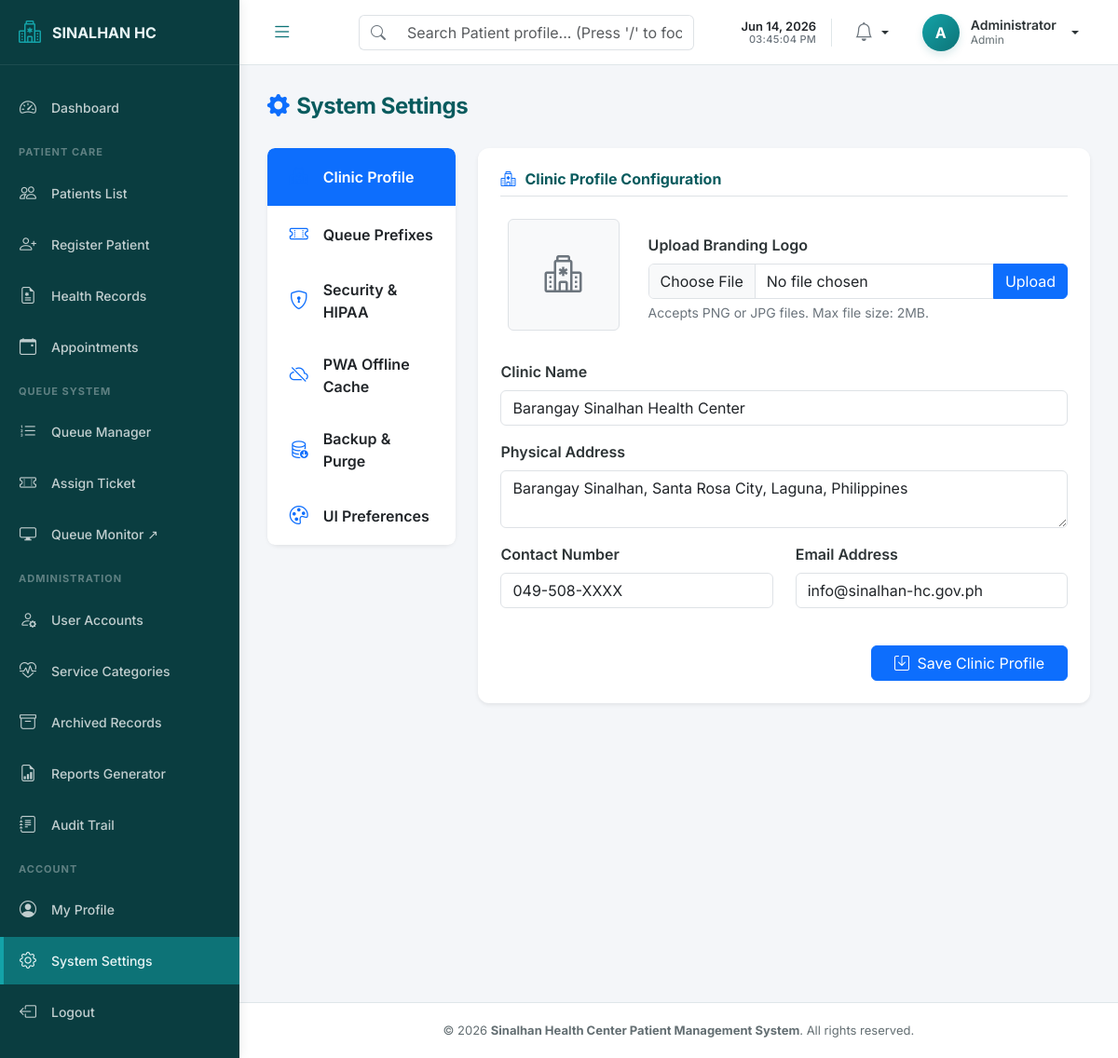
Screenshot of /admin/settings.php (signed in) with the database file from the repository.
### tables this page shows
CREATE TABLE IF NOT EXISTS system_settings (
    setting_key VARCHAR(100) NOT NULL PRIMARY KEY,
    setting_value TEXT DEFAULT NULL,
    updated_at TIMESTAMP NOT NULL DEFAULT CURRENT_TIMESTAMP ON UPDATE CURRENT_TIMESTAMP
);

### admin/settings.php (the view, shortened to what the rows shown need)
<?php
require_once __DIR__ . '/../includes/settings_helper.php';
require_once __DIR__ . '/../includes/header.php';
require_once __DIR__ . '/../includes/sidebar.php';
$role = $_SESSION['role'] ?? 'staff';
$isAdmin = ($role === 'admin');
$pdo = Database::getInstance()->getConnection();
$clinicContact = get_setting($pdo, 'clinic_contact', '049-508-XXXX');
$clinicEmail = get_setting($pdo, 'clinic_email', 'info@sinalhan-hc.gov.ph');
$clinicLogo = get_setting($pdo, 'clinic_logo', '');
?>
<div class="main-content">
    <div class="page-header">
        <h1 class="page-title">
            <i class="bi bi-gear-fill text-primary me-2"></i>System Settings
        </h1>
    </div>
    <?php require_once __DIR__ . '/../includes/alert.php'; ?>
    <div class="row">
        <div class="col-lg-9">
            <div class="tab-content" id="settingsTabContent">
                <?php if ($isAdmin): ?>
                    <div class="tab-pane fade show active" id="tab-clinic" role="tabpanel" aria-labelledby="clinic-tab">
                        <div class="card-custom border-0 shadow-sm p-4">
                            <h4 class="card-custom-title mb-4 border-bottom pb-2">
                                <i class="bi bi-hospital text-primary"></i> Clinic Profile Configuration
                            </h4>
                            <div class="row align-items-center mb-4">
                                <div class="col-md-3 text-center">
                                    <?php if (!empty($clinicLogo)): ?>
                                        <img src="<?= BASE_URL . $clinicLogo ?>" alt="Logo" class="img-fluid rounded mb-2 border p-2" style="max-height: 120px; object-fit: contain;">
                                    <?php else: ?>
                                        <div class="bg-light d-flex align-items-center justify-content-center border rounded mb-2 mx-auto" style="height: 120px; width: 120px;">
                                            <i class="bi bi-hospital fs-1 text-secondary"></i>
                                        </div>
                                    <?php endif; ?>
                                </div>
                                <div class="col-md-9">
                                    <form action="<?= BASE_URL ?>admin/settings_process.php" method="POST" enctype="multipart/form-data">
                                        <label class="form-label fw-semibold">Upload Branding Logo</label>
                                        <div class="input-group">
                                            <input type="file" class="form-control" name="clinic_logo" accept="image/png, image/jpeg, image/jpg" required>
                                            <button class="btn btn-primary" type="submit">Upload</button>
                                        </div>
                                        <small class="text-secondary d-block mt-1">Accepts PNG or JPG files. Max file size: 2MB.</small>
                                    </form>
                                </div>
                            </div>
                            <form action="<?= BASE_URL ?>admin/settings_process.php" method="POST">
                                <div class="mb-3">
                                    <label class="form-label fw-semibold">Clinic Name</label>
                                    <input type="text" class="form-control" name="clinic_name" value="<?= htmlspecialchars($clinicName) ?>" required>
                                </div>
                                <div class="mb-3">
                                    <label class="form-label fw-semibold">Physical Address</label>
                                    <textarea class="form-control" name="clinic_address" rows="2" required><?= htmlspecialchars($clinicAddress) ?></textarea>
                                </div>
                                <div class="row">
                                    <div class="col-md-6 mb-3">
                                        <label class="form-label fw-semibold">Contact Number</label>
                                        <input type="text" class="form-control" name="clinic_contact" value="<?= htmlspecialchars($clinicContact) ?>">
                                    </div>
                                    <div class="col-md-6 mb-3">
                                        <label class="form-label fw-semibold">Email Address</label>
                                        <input type="email" class="form-control" name="clinic_email" value="<?= htmlspecialchars($clinicEmail) ?>">
                                    </div>
                                </div>
                                <div class="mt-4 text-end">
                                    <button type="submit" class="btn btn-primary px-4"><i class="bi bi-save me-1"></i> Save Clinic Profile</button>
                                </div>
                            </form>
                        </div>
                    </div>
                <?php endif; ?>
            </div>
        </div>
    </div>
</div>
<?php require_once __DIR__ . '/../includes/footer.php'; ?>

### includes/sidebar.php (shortened to what the rows shown need)
<?php
require_once __DIR__ . '/../includes/settings_helper.php';
$sidebarPdo = Database::getInstance()->getConnection();
$clinicNameSetting = get_setting($sidebarPdo, 'clinic_name', 'Sinalhan HC');
$clinicLogoSetting = get_setting($sidebarPdo, 'clinic_logo', '');
$logoText = 'SINALHAN HC';
if (!empty($clinicNameSetting)) {
    if (stripos($clinicNameSetting, 'Barangay Sinalhan') === 0) {
        $logoText = 'SINALHAN HC';
    } else {
        $logoText = mb_strtoupper($clinicNameSetting);
    }
}
$fontSize = '16px';
?>
<aside id="sidebar">
    <div class="sidebar-header">
        <a href="<?= BASE_URL ?>index.php" class="sidebar-logo">
            <?php if (!empty($clinicLogoSetting)): ?>
                <img src="<?= BASE_URL . $clinicLogoSetting ?>" alt="Logo" style="height: 30px; width: 30px; object-fit: contain; border-radius: 4px;">
            <?php else: ?>
                <i class="bi bi-hospital"></i>
            <?php endif; ?>
            <span style="font-size: <?= $fontSize ?>; text-overflow: ellipsis; overflow: hidden; white-space: nowrap; flex-grow: 1;"><?= htmlspecialchars($logoText) ?></span>
        </a>
    </div>
</aside>
<div id="content-wrapper">

### rows the page displays
system_settings: setting_value "SINALHAN HC", clinic_name "Barangay Sinalhan Health Center"
system_settings: clinic_address "Barangay Sinalhan, Santa Rosa City, Laguna, Philippines"
system_settings: clinic_contact "049-508-XXXX"
system_settings: clinic_email "info@sinalhan-hc.gov.ph"

### other values shown
$avatarLetter "A"
$sidebarUserFullName "Administrator"
$role "Admin"
APP_NAME "Sinalhan Health Center Patient Management System"
